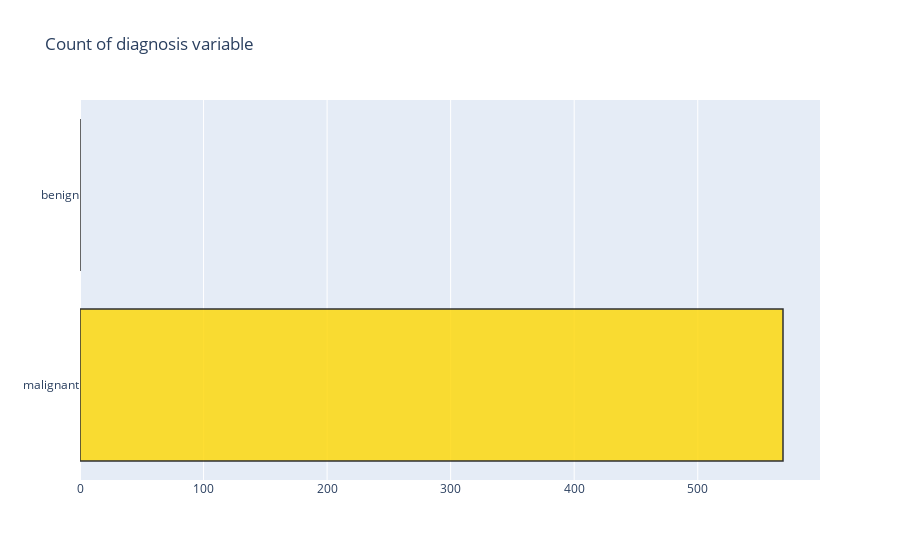
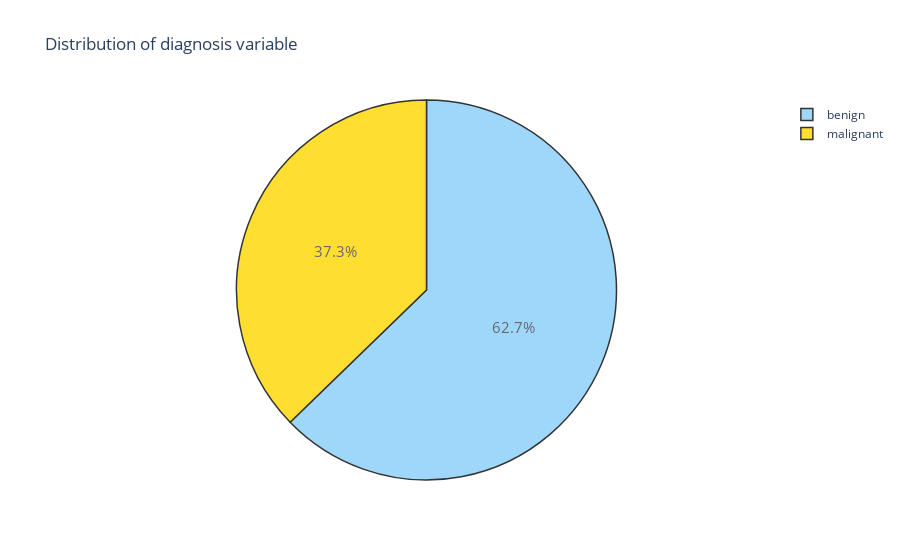

Source (notebook cell) for these figures, in order:
### Code cell
import plotly.graph_objs as go
import plotly.offline as py
#------------COUNT-----------------------
trace = go.Bar(x = (len(M), len(B)), y = ['malignant', 'benign'], orientation = 'h', opacity = 0.8, marker=dict(
        color=[ 'gold', 'lightskyblue'],
        line=dict(color='#000000',width=1.5)))

layout = dict(title =  'Count of diagnosis variable')
                    
fig = dict(data = [trace], layout=layout)
py.iplot(fig)

#------------PERCENTAGE-------------------
trace = go.Pie(labels = ['benign','malignant'], values = data['diagnosis'].value_counts(), 
               textfont=dict(size=15), opacity = 0.8,
               marker=dict(colors=['lightskyblue', 'gold'], 
                           line=dict(color='#000000', width=1.5)))


layout = dict(title =  'Distribution of diagnosis variable')
           
fig = dict(data = [trace], layout=layout)
py.iplot(fig)

### Figure 1 — Plotly figure (JSON) as saved in the notebook; plotly's stock layout.template omitted (floating-point values rounded to 4 significant figures)
{"data": [{"marker": {"color": ["gold", "lightskyblue"], "line": {"color": "#000000", "width": 1.5}}, "opacity": 0.8, "orientation": "h", "type": "bar", "x": [569, 0], "y": ["malignant", "benign"]}], "layout": {"title": {"text": "Count of diagnosis variable"}}}

### Figure 2 — Plotly figure (JSON) as saved in the notebook; plotly's stock layout.template omitted (floating-point values rounded to 4 significant figures)
{"data": [{"labels": ["benign", "malignant"], "marker": {"colors": ["lightskyblue", "gold"], "line": {"color": "#000000", "width": 1.5}}, "opacity": 0.8, "textfont": {"size": 15}, "type": "pie", "values": [357, 212]}], "layout": {"title": {"text": "Distribution of diagnosis variable"}}}
